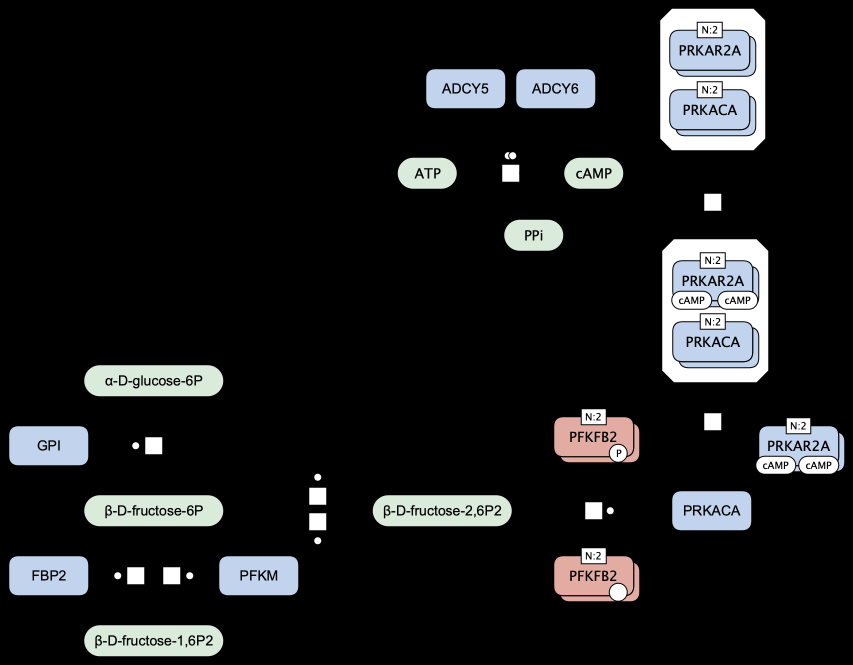
#> input picture atlas-downloads/copy/F001-glycolysis-cardiac.png, 1706 x 1330 px (shown at 1/2 size)
$ python -i make_maps.py   (imports and definitions only)
#> lines starting #> are read from the running program, lines starting #| are printed output that depends on the picture
# Build the map files for the experimental /atlas/ page.
# Usage: python3 scripts/make_maps.py
# Reads the map pages in _projects/ and draftpages/ (draft maps, listed with a
# draft mark once their PNG or SVG is in atlas-downloads/; a draft with the name
# of a published page is its new version and takes its place in the Atlas)
# and the files in atlas-downloads/ (the
# Atlas's own copy of downloads/, where maps are worked on before they replace
# the official files), and writes
# one file per map image to _maps/<id>.md:
#   - front matter: title, topic, tab, image and its size, scale, contributors, downloads
#   - body: the page text (contributors, description, references)
# A page with several map images (glycogen) gives one file per image; the
# text goes to the first, the others show it through their shared topic.
# scale = image pixels per yEd unit, so the viewer can show every map at the
# same zoom. 1 for an SVG (yEd exports it at 1:1); for a PNG only an estimate
# from the GraphML layout, which can extend beyond what is drawn.
# A map whose GraphML has annotation (yEd custom node properties such as
# UniProt, HGNC, ChEBI) also gets atlas-data/<base>.json: each annotated
# node's box in SVG pixels and its properties, for the Atlas click panel, the
# names and the rest taken from atlas-data/uniprot.json, hgnc.json, chebi.json.
# All maps' annotated nodes also go to atlas-data/search.json, the index of
# the Atlas search (names, symbols, synonyms and IDs of what is on the maps).
# Rerun after changing a map page or a map image. Needs: pillow.
# python3 scripts/make_maps.py --refresh fetches the cached annotation again.
# python3 scripts/make_maps.py --copy-official copies the official files of every map tagged draft
# into atlas-downloads/copy/ (OFFICIAL_COPY), and --check-official compares them with downloads/.
# Both are run by hand in a session, never by the workflow.
# python3 scripts/make_maps.py --official-csv F021-ureacycle "Urea cycle" writes the
# annotation CSV of a published map, downloads/<base>.csv, from downloads/<base>.graphml
# (the same table as the Atlas one), and nothing else. Every official page is checked for the
# complete set of files (COMPLETE), and a missing one is a warning.
import os, re, sys, csv, glob, json, time, collections, urllib.request, urllib.parse
import xml.etree.ElementTree as ET
from PIL import Image

ROOT = os.path.join(os.path.dirname(os.path.abspath(__file__)), '..')
OUT = os.path.join(ROOT, '_maps')
DL = 'atlas-downloads'
# Newt opens an SBGN-ML file given by its URL
NEWT = 'http://web.newteditor.org/?URL=https://metabolismregulation.github.io'

# order and short names as on the Maps and Gallery pages
# [3 lines not run here, left out]
# map pages shown as a tab of another page's topic
# tab: the variant shown in brackets after the topic in the list, as in
# Glycogen metabolism (muscle)
JOIN = {'glycolysis-cardiac': ('glycolysis', 'cardiac muscle'), 'eicosanoids-platelet': ('eicosanoids', 'platelet'),
        'eicosanoids-mast-cell': ('eicosanoids', 'mast cell')}
TABS = {'F004-glycogen-muscle': 'muscle', 'F004-glycogen-liver': 'liver', 'F001-glycolysis': 'generic', 'F002-eicosanoids': 'generic'}
# the Atlas list: groups in this order, maps in this order within a group.
# Groups without maps are planned for future maps and are not shown.
# Xenobiotic (drug) metabolism goes into Biological oxidations, as in Reactome.
GROUPS = [
    ('Carbohydrate metabolism', ['glycolysis', 'glycolysis-cardiac', 'glycolysis-extended', 'pdh', 'glucokinase', 'pfkfb3', 'nadph', 'glycogen-muscle', 'glycogen-liver', 'acly']),
    ('Lipid metabolism', ['eicosanoids', 'eicosanoids-platelet', 'eicosanoids-mast-cell', 'alox5', 'mevalonate', 'hmgcr', 'carnitine', 'srebp', 'tag', 'lipolysis', 'estrogen', 'phosphoinositides', 'gba1', 'sphingolipids', 'aspirin']),
    ('Amino acid metabolism', ['glutaminase', 'glutamine-synthetase', 'glutamate-dehydrogenase', 'tyrosine-hydroxylase', 'bcaa', 'ureacycle']),
    ('Nucleotide metabolism', ['pyrimidine', 'camp']),
    ('Nitric oxide metabolism', ['inos', 'enos', 'nnos']),
    ('Vitamin & cofactor metabolism', ['bh4']),
    ('Energy metabolism', ['mito-calcium']),
    ('Porphyrin metabolism', ['heme']),
    ('Inositol phosphate metabolism', []),
    ('Glycan metabolism', ['hexosamine']),
    ('Biological oxidations', ['peroxiredoxins']),
    ('Iron-sulfur cluster metabolism', ['iron-sensing']),
]
# drug action mechanism maps, marked with a capsule in the Atlas list
DRUG = {'aspirin'}
# tags set by hand (user, 2026-10-18), in place of the automatic draft tag of a page in draftpages/:
# new (blue): a map not on the official site; draft: the biology differs from the official map;
# draft-white: the same biology as the official map, with small changes to its file
TAGS = {'alox5': 'new', 'gba1': 'new', 'glycolysis-cardiac': 'new', 'glycolysis-extended': 'new'}
# the Atlas extension (user, 2026-10-30): blue draft tag and blue name in the list (draft-ext)
# [1 line not run here, left out]
# the official copy (user, 2026-10-18): a map tagged draft is preceded in the list by its official
# version (the reference first, then the working version), under the same name with the tag copy, for comparison: the official page's text and the
# complete official file set, frozen copies of the files in downloads/. Made by --copy-official,
# never edited: Atlas work never touches them, and the Atlas never reads downloads/. A map gets
# its copy entry when its files are in OFFICIAL_COPY.
OFFICIAL_COPY = os.path.join(DL, 'copy')
GROUP_OF = {m: (g, i) for i, (g, ms) in enumerate(GROUPS) for m in ms}
POSITION = [m for g, ms in GROUPS for m in ms]
# list names that differ from the Gallery's short names
TOPIC = {'peroxiredoxins': 'Peroxiredoxins', 'bh4': 'Tetrahydrobiopterin synthesis', 'iron-sensing': 'Iron sensing', 'heme': 'Heme synthesis', 'sphingolipids': 'Sphingolipid synthesis', 'glutamine-synthetase': 'Glutamine synthetase', 'glutamate-dehydrogenase': 'Glutamate dehydrogenase', 'tyrosine-hydroxylase': 'Tyrosine hydroxylase', 'glucokinase': 'Glucokinase', 'pfkfb3': 'PFKFB3 and fructose 2,6-bisphosphate', 'hmgcr': 'HMGCR sterol feedback', 'mito-calcium': 'Mitochondrial Ca2+ and the dehydrogenases', 'hexosamine': 'Hexosamine pathway (GFPT1)', 'nadph': 'NADPH supply (G6PD)', 'lipolysis': 'Lipolysis via ATGL', 'eicosanoids': 'Eicosanoids', 'phosphoinositides': 'Phosphoinositide metabolism', 'bcaa': 'BCAA catabolism', 'ureacycle': 'Urea cycle', 'pdh': 'Pyruvate dehydrogenase', 'alox5': 'Leukotriene synthesis', 'nnos': 'nNOS pathway', 'gba1': 'Glucosylceramide hydrolysis', 'glycolysis-extended': 'Glycolysis (extended)'}
# download buttons in this order: GraphML and the map images (PNG, SVG; added
# and the SBGN-ML, SBML, CellDesigner files and the Newt link are added when
# DL has them), the other files, then the annotation table, then
# the two online viewers
# [1 line not run here, left out]
LABELS = ['GraphML', 'PNG', 'SVG', 'SBGN-ML', 'SBML', 'CellDesigner', 'Annotation', 'Newt', 'MINERVA']


# [11 lines left out: function scale_of, not called in this run]


GN, YN = '{http://graphml.graphdrawing.org/xmlns}', '{http://www.yworks.com/xml/graphml}'
# the annotation properties shown in the Atlas panel, in this order (other
# custom properties, e.g. from a CellDesigner import, are left out)
ANN_FIELDS = ['PTM', 'Full name', 'Alternative names', 'Synonyms', 'Definition', 'Function', 'Location', 'Formula',
              'HGNC', 'HGNC symbol', 'Previous symbols', 'Alias symbols', 'Entrez', 'Ensembl', 'RefSeq', 'UniProt',
              'ChEBI', 'KEGG', 'HMDB', 'InChI', 'InChIKey', 'Family', 'Members']
# a protein family node: its members' records, as JSON in this property
MEMBERS_FIELD = 'Member annotation'
# PTM: the node's post-translational modifications, one per line as on a state variable
# (P@S505); the map shows only the symbol (user, 2026-10-17). Other states (active, bound
# ions) are not described. The panel lists one line per site, by position: "Phosphorylated at Ser505".
MODIFIED = {'P': 'Phosphorylated', 'Ac': 'Acetylated', 'Me': 'Methylated', 'Ub': 'Ubiquitinated',
            'Su': 'Succinylated', 'Glut': 'Glutarylated', 'Pa': 'Palmitoylated', 'My': 'Myristoylated'}
RESIDUE = {'S': 'Ser', 'T': 'Thr', 'Y': 'Tyr', 'K': 'Lys', 'C': 'Cys', 'G': 'Gly', 'R': 'Arg', 'H': 'His'}


# Extended annotation (user, 2026-10-18): the map file keeps the identifiers (UniProt, HGNC,
# HGNC symbol, ChEBI) and what is curated (PTM, Family, Members); the names, function, location,
# formula and cross-references shown in the panel and searched come from UniProt, HGNC and ChEBI.
# Each identifier is fetched once, the first time a map has it, and kept in atlas-data/uniprot.json,
# hgnc.json and chebi.json (one entry per identifier, shared by all maps); never fetched again on
# its own. "make_maps.py --refresh" fetches every entry again, keeping the old one when a fetch
# fails (the workflow's "refresh" option, run by hand). A failed first fetch is not cached, so the
# next run tries again; until then the panel shows what the GraphML itself has.
# UniProt's enzyme for a site the map draws (user, 2026-10-18): "Phosphorylated at Ser312, by IKKB,
# MAPK8 and RPS6KB1", from the entry's Modified residue features with experimental evidence
# (ECO:0000269), not the proteomics-only ones; kept as "sites" in uniprot.json. Only the drawn
# sites: the rest stays at UniProt, linked from the panel.
# Identifiers that no longer resolve (2026-10-18): when a fetch finds the entry merged, split,
# deleted, withdrawn or moved to another ID, the old entry is kept (the panel keeps its text) and
# marked "stale" with the reason, and every run warns, naming the maps, until the map is fixed.
# The same for an HGNC symbol in the map that HGNC no longer approves.
# Corrections (2026-10-18): atlas-data/overrides.json, by hand, beats the fetched value and
# survives a refresh: {"uniprot": {"P47712": {"Location": "Cytoplasm"}}}, the same for "hgnc"
# (by HGNC ID) and "chebi" (CHEBI:...), any field the panel shows; "" hides it.
REFRESH = '--refresh' in sys.argv
SOURCE = {'uniprot': 'https://rest.uniprot.org/uniprotkb/%s.json?fields=protein_name,cc_function,cc_subcellular_location,ft_mod_res',
          'hgnc': 'https://rest.genenames.org/fetch/hgnc_id/%s',
          'hgnc-symbol': 'https://rest.genenames.org/fetch/symbol/%s',
          'chebi': 'https://www.ebi.ac.uk/chebi/backend/api/public/compound/%s/',
          'pubmed': 'https://eutils.ncbi.nlm.nih.gov/entrez/eutils/esummary.fcgi?db=pubmed&retmode=json&id=%s'}
CACHE = {n: os.path.join(ROOT, 'atlas-data', n + '.json') for n in ('uniprot', 'hgnc', 'chebi', 'pubmed')}
# [1 line not run here, left out]
fetched = set()  # what this run has fetched (with --refresh, each entry once)
# [1 line not run here, left out]
stale = collections.defaultdict(set)  # (source, identifier, reason) -> the maps that have it
current = ''  # the map being read, for the warnings
PREFIX = {'P': 'phospho', 'Ac': 'acetyl', 'Me': 'methyl', 'Su': 'succinyl', 'Glut': 'glutaryl'}


# [110 lines left out: functions fetch, gone, cached, first_sentences, parse_uniprot, parse_hgnc and 3 more, not called in this run]


PROCESSES = ('Process', 'OmittedProcess', 'UncertainProcess', 'Association', 'Dissociation')


def uniprot(acc):
    return cached('uniprot', acc, SOURCE['uniprot'] % acc, parse_uniprot)


# [16 lines left out: function hgnc, not called in this run]


def chebi(chebi_id):
    return cached('chebi', chebi_id, SOURCE['chebi'] % chebi_id.split(':')[-1], parse_chebi)


# [10 lines left out: function ptm_text, not called in this run]


def record(data):
    """The panel's properties of a node or a family member, in ANN_FIELDS order: its identifiers
    and curated fields from the GraphML, the rest from the cache (the GraphML's own value where
    the cache has none)."""
    rec = dict(data)
    h = hgnc(data.get('HGNC', ''), data.get('HGNC symbol', ''))
    if data.get('HGNC symbol') and h.get('HGNC symbol', data['HGNC symbol']) != data['HGNC symbol']:
        stale[('hgnc', data['HGNC symbol'], 'now ' + h['HGNC symbol'])].add(current)
    acc = (data.get('UniProt') or '').split(',')[0].strip()
    if not acc and len(h.get('uniprot', [])) > 1:
        print('%s: HGNC gives several UniProt entries (%s), none taken' % (h['HGNC symbol'], ', '.join(h['uniprot'])))
    acc = acc or (h['uniprot'][0] if len(h.get('uniprot', [])) == 1 else '')
    if acc:
        rec['UniProt'] = data.get('UniProt') or acc
    for got in (h, uniprot(acc) if acc else {}, chebi(data['ChEBI']) if data.get('ChEBI') else {}):
        rec.update({k: v for k, v in got.items() if v and k in ANN_FIELDS})
    return [[f, ptm_text(rec[f], rec.get('UniProt', '')) if f == 'PTM' else rec[f]] for f in ANN_FIELDS if rec.get(f)]


# [5 lines left out: function realizer, not called in this run]


def first_label(gn):
    labels = [] if gn is None else [l.text.strip() for l in gn.findall(YN + 'NodeLabel') if l.text and l.text.strip() and not l.get('iconData')]
    return ' '.join(labels[0].split()) if labels else ''


# [58 lines left out: function annotation, not called in this run]


# The Atlas annotation table (user, 2026-10-18): the map file's content as a table, one row per
# protein, family member or metabolite, rebuilt from the GraphML for every Atlas CSV a map page
# links (a draft has none). Lean: identifiers and sites only, what the panel shows is not copied.
CSV_COLUMNS = ['Pathway', 'Entity type', 'Name', 'HGNC symbol', 'HGNC ID', 'UniProt ID', 'ChEBI ID', 'PTM']


# [61 lines left out: functions table_rows, search_entries, not called in this run]


def yaml_str(v):
    return json.dumps(v, ensure_ascii=False)


# The complete set of files of a published map (user, 2026-10-18): each linked from its page and
# present in downloads/. Newt and MINERVA are links, not files.
COMPLETE = ['GraphML', 'PNG', 'SVG', 'CellDesigner', 'SBML', 'SBGN-ML', 'Annotation']


# [33 lines left out: functions check_complete, write_table, page_bases, official_copies, not called in this run]


COPY_FILES = ('.graphml', '.png', '.svg', '.xml', '-SBML.xml', '.sbgn', '.csv')


# [172 lines left out: functions copy_official, check_official, main, not called in this run]


# [12 lines not run here, left out]

>>> import cv2
>>> picture = cv2.imread('../atlas-downloads/copy/F001-glycolysis-cardiac.png', cv2.IMREAD_GRAYSCALE)
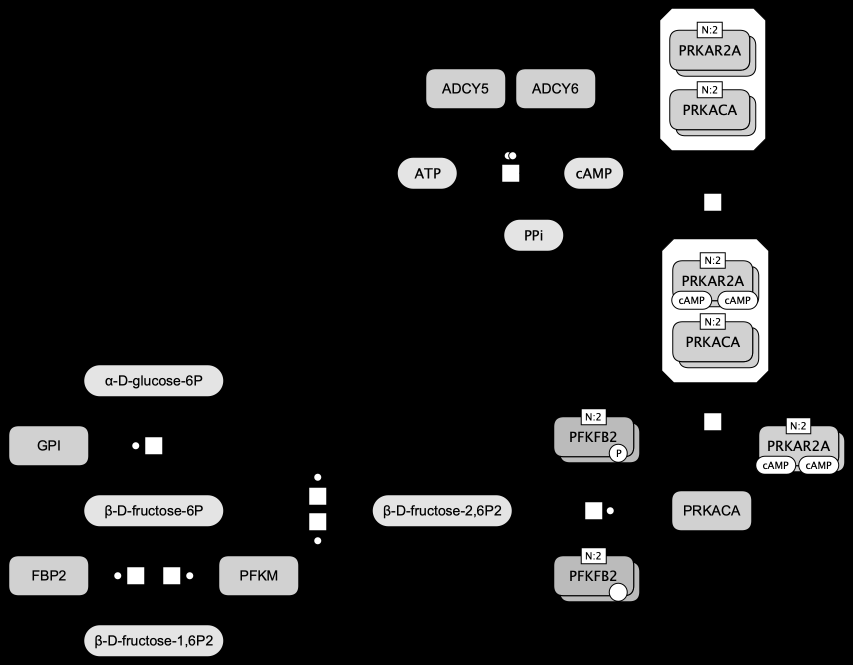
#> picture: shape (1330, 1706) (shown at 1/2 size); min 0, max 255, mean 30.2
#> (the run stopped early here; a loop or call above may not have finished)

$ run again, on atlas-downloads/copy/F009-phosphoinositides.png
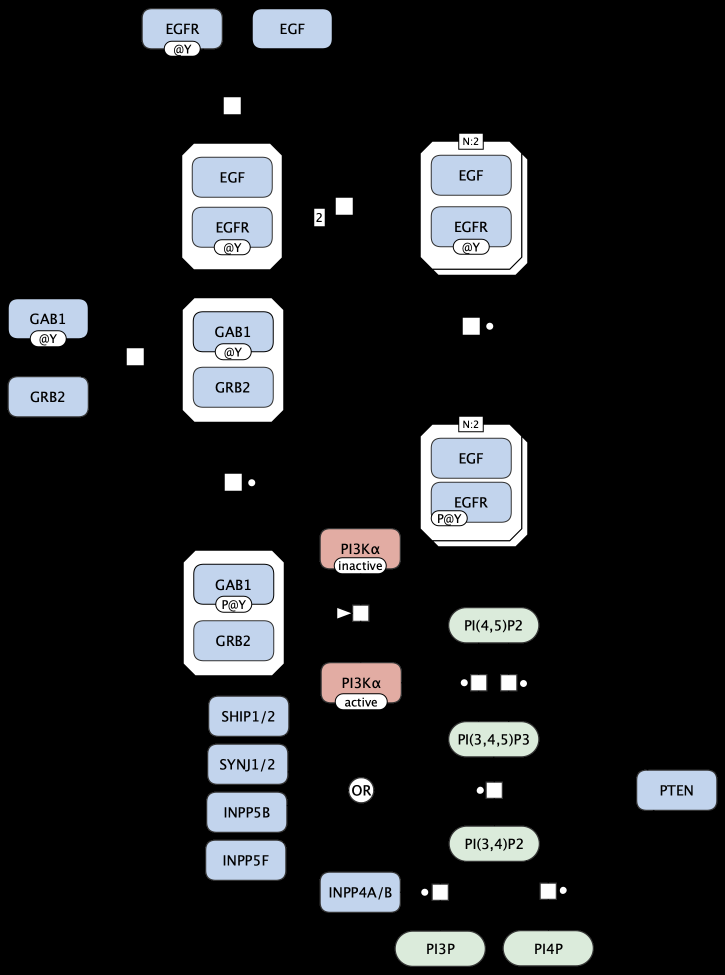
#> input picture atlas-downloads/copy/F009-phosphoinositides.png, 1450 x 1950 px (shown at 1/2 size)
#> `picture = cv2.imread('../atlas-downloads/copy/F001-glycolysis-cardiac...`:
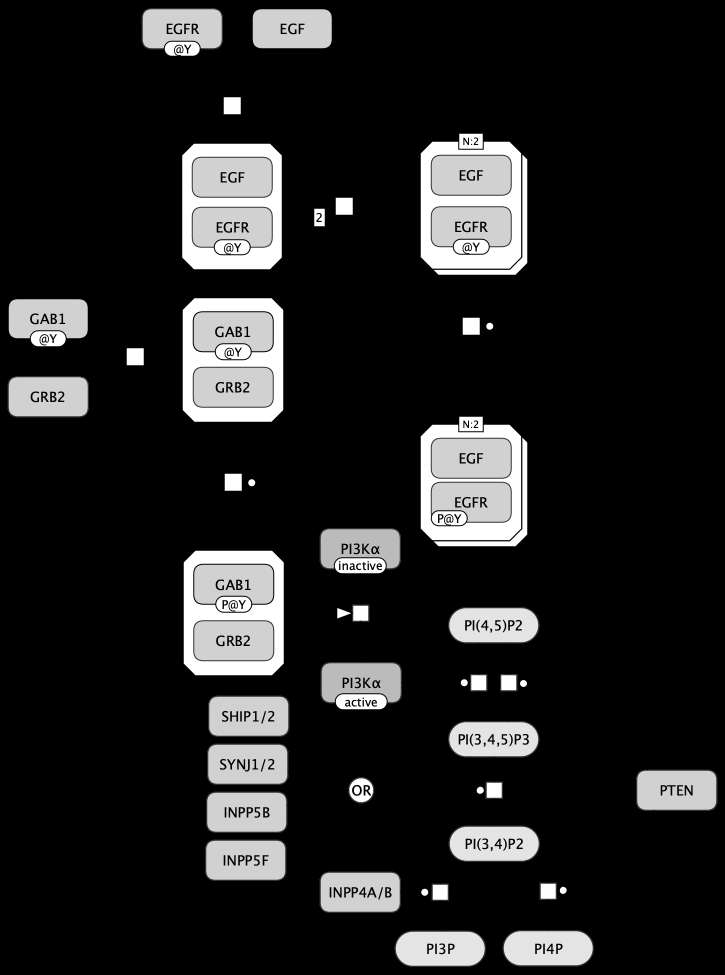
#> picture: shape (1950, 1450) (shown at 1/2 size); min 0, max 255, mean 35.5

$ run again, on atlas-downloads/copy/F012-camp.png
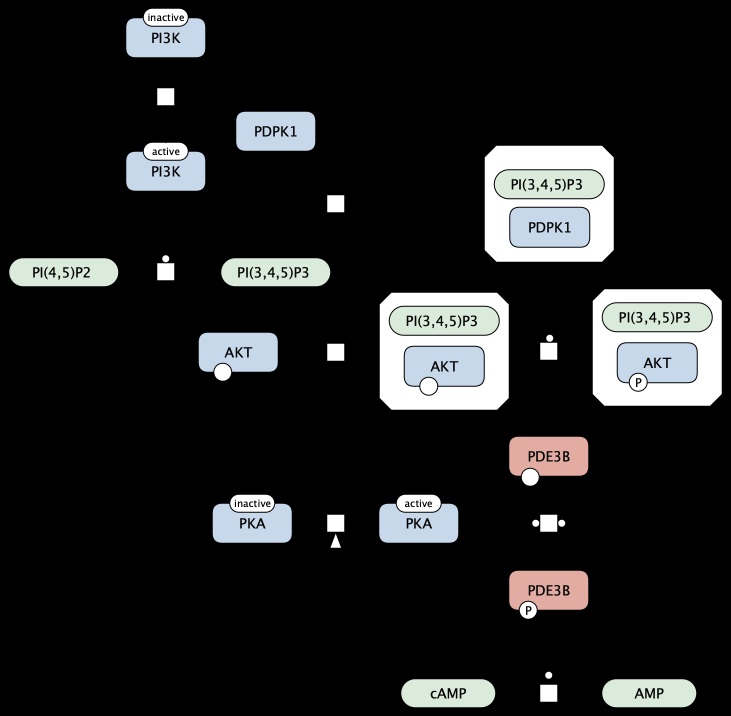
#> input picture atlas-downloads/copy/F012-camp.png, 1462 x 1432 px (shown at 1/2 size)
#> `picture = cv2.imread('../atlas-downloads/copy/F001-glycolysis-cardiac...`:
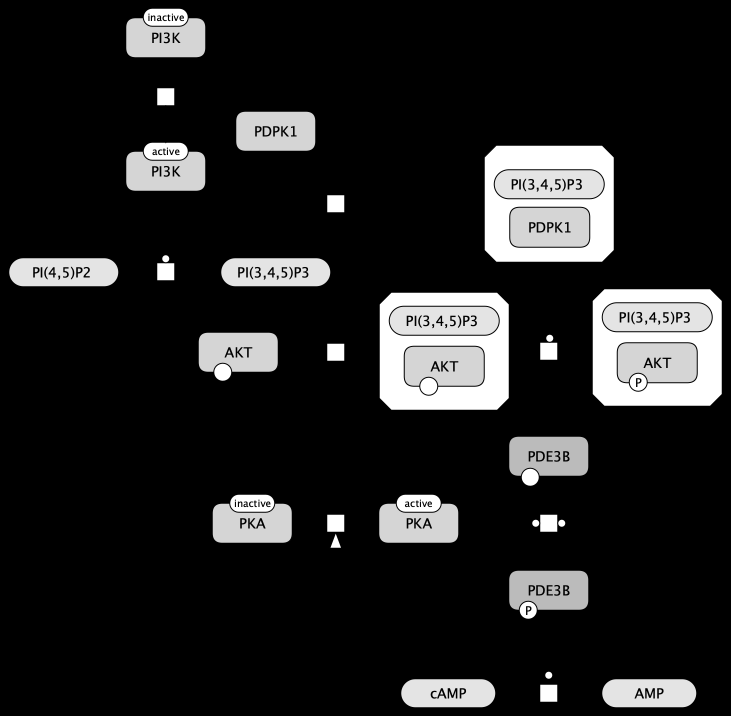
#> picture: shape (1432, 1462) (shown at 1/2 size); min 0, max 255, mean 34.7

$ run again, on atlas-downloads/copy/F019-glutaminase.png
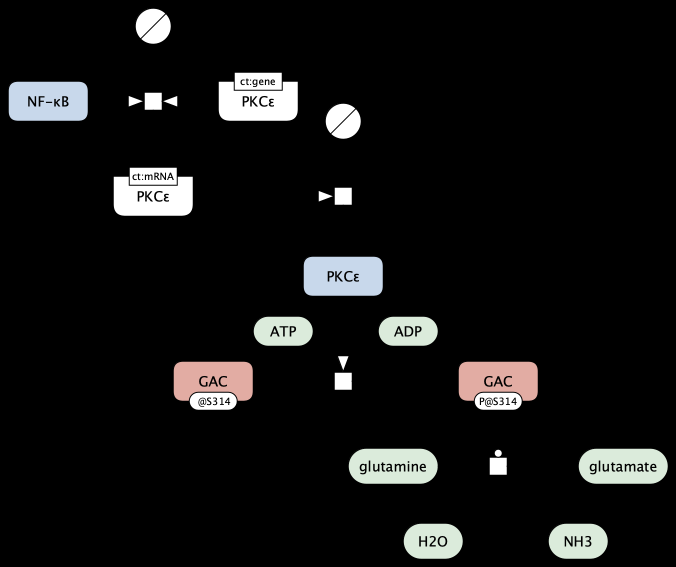
#> input picture atlas-downloads/copy/F019-glutaminase.png, 1352 x 1134 px (shown at 1/2 size)
#> `picture = cv2.imread('../atlas-downloads/copy/F001-glycolysis-cardiac...`:
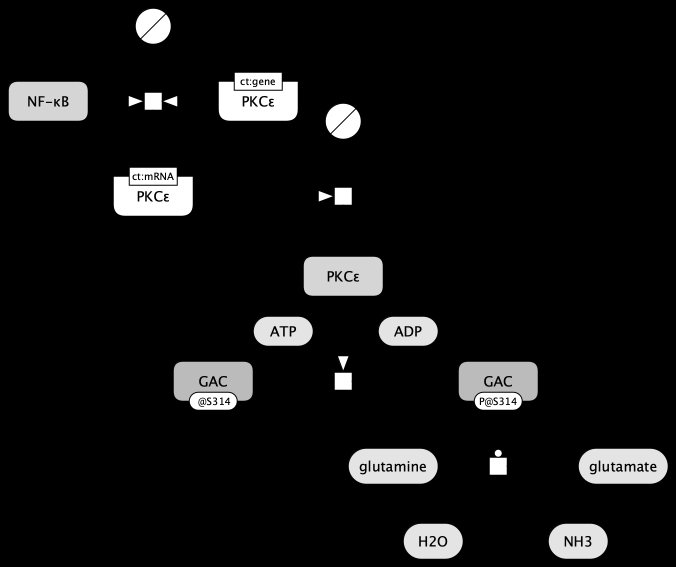
#> picture: shape (1134, 1352) (shown at 1/2 size); min 0, max 255, mean 19.8
